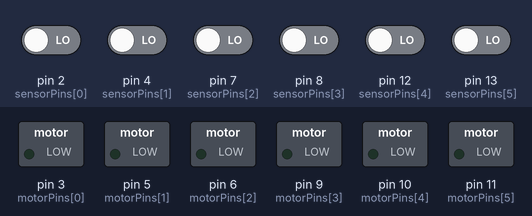
Recording of a sketch running on a simulated Arduino Uno, built with avr-gcc and run on an emulated ATmega328P. Shown: switched loads named in the sketch (green lamp = pin HIGH). The test bench sets the inputs (shaded band); at power-on: pin 2 (sensorPins[0]), pin 4 (sensorPins[1]), pin 7 (sensorPins[2]), pin 8 (sensorPins[3]), pin 12 (sensorPins[4]), pin 13 (sensorPins[5]) LOW. What the sketch prints to the serial monitor is not drawn.

Above: at 1.3 s.
1.4 s: pin 2 (sensorPins[0]) driven HIGH
At 5.7 s:
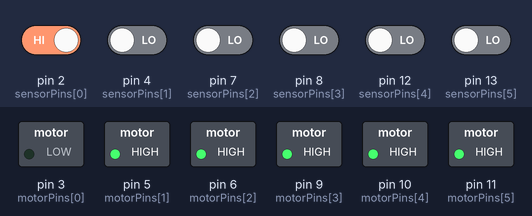
8.5 s: pin 4 (sensorPins[1]) driven HIGH
At 9.9 s:
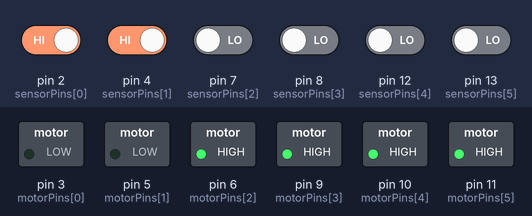
Timing chart, 0 to 15.9 s (numbered marks = the images above; inputs shaded):
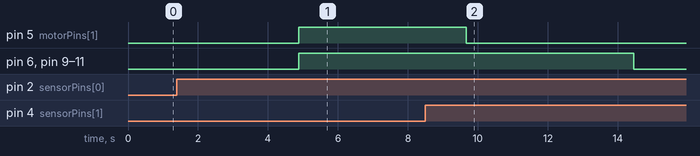

The sketch:

shyBotNEW.ino
```cpp
int sweepCount = 0;
int defaultSweepLimit = 20;

int collapseCount = 0;
int defaultCollapseLimit = 20;

int shyLimit = 3;
bool isShy = false;

const int totalSensors = 6;
int sensors[totalSensors];
int sensorPins [totalSensors] = {2, 4, 7, 8, 12, 13};
boolean stopState [totalSensors];

int motorPins [totalSensors] = {3, 5, 6, 9, 10, 11};

int sensorCount = 0;

typedef void (*GeneralSweep) ();
void defaultSweep (GeneralSweep callback); // prototype
typedef void (*SensorRead) ();
void defaultSensorRead (SensorRead callback); // prototype

String values [6] = {
  "#0 P900 S300 #1 P2100 S300",
  " #8 P900 S300 #9 P2100 S300",
  " #16 P900 S300 #17 P2100 S300",
  " #4 P700 S300 #5 P2300 S300",
  " #12 P700 S300 #13 P2300 S300",
  " #20 P700 S300 #21 P2300 S300"
};

void setup() {
  Serial.begin(115200);
  delay(100);//wait for baudrate setting finished
  for (int i = 0; i < totalSensors; i++) {
    pinMode(sensorPins[i], INPUT);
    pinMode(motorPins[i], OUTPUT);
    stopState[i] = false;
  }
}

void loop() {
  if (!isShy) {
    defaultSweep(collapse);
    defaultSensorRead(shy);
  } else {
    collapse();
  }
}

///////////////////////
void defaultSweep (GeneralSweep callback) {
  if (sweepCount > defaultSweepLimit) {
    callback();
  } else {
    String stopCom = values[0] + values[1] + values[2] + values[3] + values[4] + values[5];
    String runCom = "#0 P700 S300 #1 P2300 S300 #8 P700 S300 #9 P2300 S300 #16 P700 S300 #17 P2300 S300 #4 P900 S300 #5 P2100 S300 #12 P900 S300 #13 P2100 S300 #20 P900 S300 #21 P2100";
    Serial.print(stopCom);
    Serial.print("\r");
    Serial.print("#3 P1130 S4000 #15 P1130 S4000 #11 P1130 S4000 #7 P1130 S4000 #19 P1130 S4000 #23 P1130 S4000");
    Serial.print("\r");
    delay(750);
    Serial.print(runCom);
    Serial.print("\r");
    Serial.print("#3 P650 S500 #15 P650 S500 #11 P650 S500 #7 P650 S500 #19 P650 S500 #23 P650 S500");
    Serial.print("\r");
    delay(4000);
    sweepCount++;
    collapseCount = 0;
  }
}

///////////////////////
void collapse() {
  for (int i = 0; i < totalSensors; i++) {
    digitalWrite(motorPins[i], LOW);
  }
  String stopCom = "#0 P2000 S400 #1 P1000 S400 #8 P2000 S400 #9 P1000 S400 #16 P2000 S400 #17 P1000 S400 #4 P1700 S250 #5 P1300 S250 #12 P1700 S250 #13 P1300 S250 #20 P1700 S250 #21 P1300 S250";
  Serial.print(stopCom);
  Serial.print("\r");
  delay(1000);
  collapseCount ++;
  if (collapseCount > defaultCollapseLimit) {
    sweepCount = 0;
    isShy = false;
  }
}

///////////////////////
void shy() {
  sensorCount++;
  if (sensorCount > shyLimit) {
    isShy = true;
  }
}

///////////////////////
void defaultSensorRead (SensorRead callback) {
  values [0] = "#0 P900 S300 #1 P2100 S300";
  values [1] = " #8 P900 S300 #9 P2100 S300";
  values [2] = " #16 P900 S300 #17 P2100 S300";
  values [3] = " #4 P700 S300 #5 P2300 S300";
  values [4] = " #12 P700 S300 #13 P2300 S300";
  values [5] = " #20 P700 S300 #21 P2300 S300";
  for (int i = 0; i < totalSensors; i++) {
    sensors[i] = digitalRead(sensorPins[i]);
    if (sensors[i] == 1) {
      callback();
      digitalWrite(motorPins[i], LOW);
      stopState[i] = true;
      switch (sensorPins[i]) {
        case 2:
          values[i] = "#0 P700 S300 #1 P2300 S300";
          break;
        case 4:
          values[i] = " #8 P700 S300 #9 P2300 S300";
          break;
        case 7:
          values[i] = " #16 P700 S300 #17 P2300 S300";
          break;
        case 8:
          values[i] = " #4 P900 S300 #5 P2100 S300";
          break;
        case 12:
          values[i] = " #12 P900 S300 #13 P2100 S300";
          break;
        case 13:
          values[i] = " #20 P900 S300 #21 P2100 S300";
          break;
        default:
          values [0] = "#0 P700 S300 #1 P2300 S300";
          values [1] = " #8 P700 S300 #9 P2300 S300";
          values [2] = " #16 P700 S300 #17 P2300 S300";
          values [3] = " #4 P900 S300 #5 P2100 S300";
          values [4] = " #12 P900 S300 #13 P2100 S300";
          values [5] = " #20 P900 S300 #21 P2100 S300";
          break;
      };
    } else {
      digitalWrite(motorPins[i], HIGH);
      stopState[i] = false;
    }
  }
}
```

Measured:
- after the input at 1.4 s, pin 3 (motorPins[0]): stays LOW (without the input it goes to HIGH after 3.5 s)
- after the input at 8.5 s, pin 5 (motorPins[1]): HIGH → LOW after 1.2 s instead of 10.7 s; pin 6 (motorPins[2]), pin 9 (motorPins[3]), pin 10 (motorPins[4]), pin 11 (motorPins[5]): HIGH → LOW after 5.9 s instead of 10.7 s
